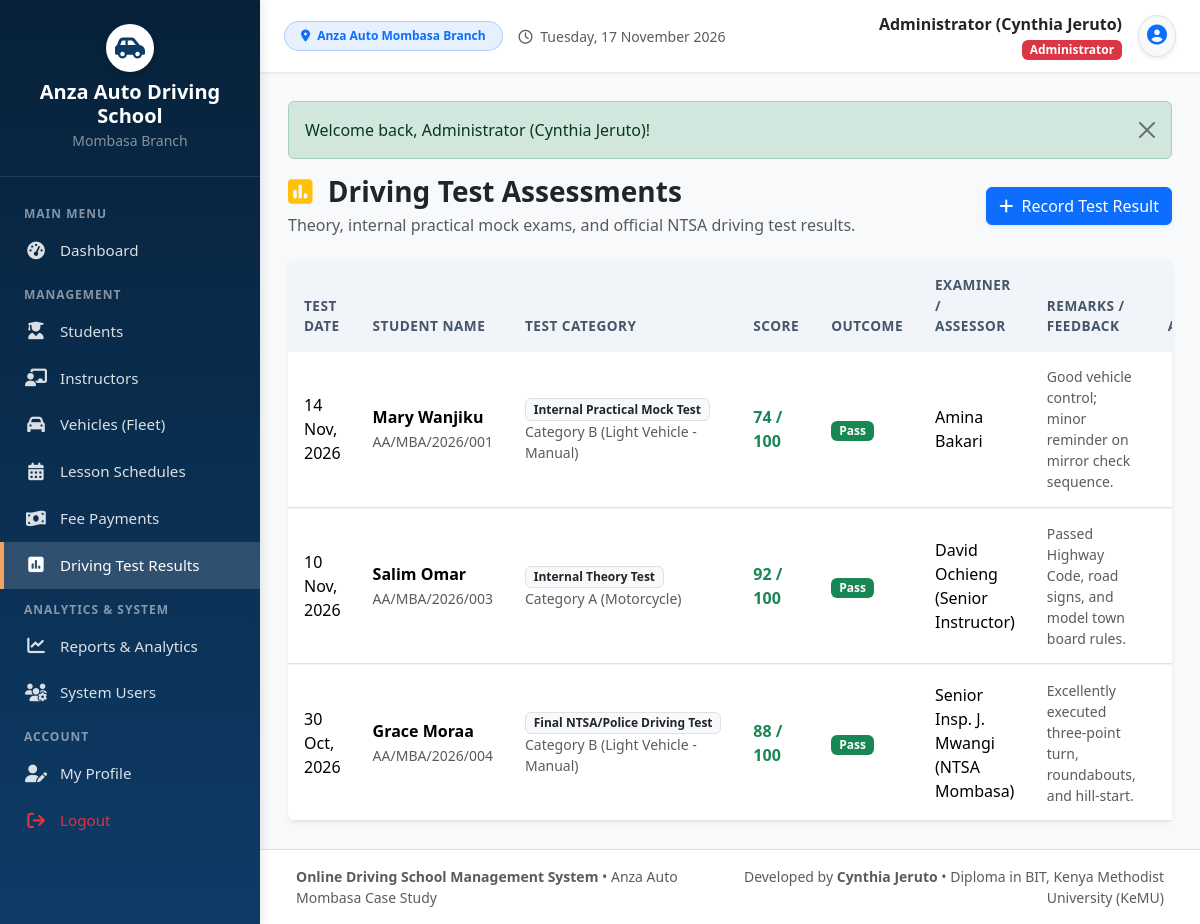
Screenshot of /test_results.php (signed in) with the database file from the repository.
### tables this page shows
CREATE TABLE `driving_test_results` (
  `result_id` INT(11) NOT NULL AUTO_INCREMENT,
  `student_id` INT(11) NOT NULL,
  `test_date` DATE NOT NULL,
  `test_type` ENUM('Internal Theory Test', 'Internal Practical Mock Test', 'Final NTSA/Police Driving Test') NOT NULL DEFAULT 'Internal Practical Mock Test',
  `score` INT(11) NOT NULL,
  `status` ENUM('Pass', 'Fail', 'Pending') NOT NULL DEFAULT 'Pass',
  `examiner_name` VARCHAR(100) NOT NULL,
  `remarks` TEXT DEFAULT NULL,
  `created_at` TIMESTAMP NOT NULL DEFAULT CURRENT_TIMESTAMP,
  PRIMARY KEY (`result_id`),
  KEY `fk_test_student` (`student_id`),
  CONSTRAINT `fk_test_student` FOREIGN KEY (`student_id`) REFERENCES `students` (`student_id`) ON DELETE CASCADE
);

CREATE TABLE `students` (
  `student_id` INT(11) NOT NULL AUTO_INCREMENT,
  `user_id` INT(11) DEFAULT NULL,
  `student_reg_no` VARCHAR(30) NOT NULL UNIQUE,
  `full_name` VARCHAR(100) NOT NULL,
  `gender` ENUM('Male', 'Female', 'Other') NOT NULL,
  `date_of_birth` DATE DEFAULT NULL,
  `phone` VARCHAR(20) NOT NULL,
  `email` VARCHAR(100) DEFAULT NULL,
  `national_id` VARCHAR(30) DEFAULT NULL,
  `address` VARCHAR(255) DEFAULT 'Mombasa',
  `course_category` VARCHAR(100) NOT NULL DEFAULT 'Category B (Light Vehicle - Manual)',
  `course_fee` DECIMAL(10,2) NOT NULL DEFAULT 15000.00,
  `registration_date` DATE NOT NULL,
  `status` ENUM('Enrolled', 'In Training', 'Test Ready', 'Completed', 'Dropped') NOT NULL DEFAULT 'Enrolled',
  `created_at` TIMESTAMP NOT NULL DEFAULT CURRENT_TIMESTAMP,
  PRIMARY KEY (`student_id`),
  KEY `fk_student_user` (`user_id`),
  CONSTRAINT `fk_student_user` FOREIGN KEY (`user_id`) REFERENCES `users` (`user_id`) ON DELETE SET NULL
);

### test_results.php (the view, shortened to what this page needs)
<?php
require_once __DIR__ . '/includes/header.php';
$sql = "
    SELECT tr.*, s.full_name AS student_name, s.student_reg_no, s.course_category
    FROM driving_test_results tr
    JOIN students s ON tr.student_id = s.student_id
    WHERE 1=1
";
$params = [];
$sql .= " ORDER BY tr.test_date DESC, tr.result_id DESC";
$stmt = $pdo->prepare($sql);
$stmt->execute($params);
$results = $stmt->fetchAll();
?>
<div class="d-flex justify-content-between align-items-center mb-4">
    <div>
        <h3 class="fw-bold mb-1 text-dark"><i class="fa-solid fa-square-poll-vertical text-warning me-2"></i> Driving Test Assessments</h3>
        <p class="text-muted mb-0">Theory, internal practical mock exams, and official NTSA driving test results.</p>
    </div>
    <?php if (has_role(['Administrator', 'Receptionist', 'Instructor'])): ?>
    <a href="test_result_add.php" class="btn btn-primary shadow-sm">
        <i class="fa-solid fa-plus me-1"></i> Record Test Result
    </a>
    <?php endif; ?>
</div>
<div class="card border-0 shadow-sm rounded-3">
    <div class="card-body p-0">
        <div class="table-responsive">
            <table class="table custom-table table-hover mb-0">
                <thead>
                    <tr>
                        <th>Test Date</th>
                        <th>Student Name</th>
                        <th>Test Category</th>
                        <th>Score</th>
                        <th>Outcome</th>
                        <th>Examiner / Assessor</th>
                        <th>Remarks / Feedback</th>
                        <?php if (has_role(['Administrator', 'Receptionist', 'Instructor'])): ?>
                        <th class="text-end">Actions</th>
                        <?php endif; ?>
                    </tr>
                </thead>
                <tbody>
                    <?php if (empty($results)): ?>
                        <tr><td colspan="8" class="text-center py-5 text-muted">No driving test results recorded yet.</td></tr>
                    <?php else: ?>
                        <?php foreach ($results as $r): ?>
                            <tr>
                                <td><?= format_date($r['test_date']) ?></td>
                                <td>
                                    <div class="fw-bold"><?= htmlspecialchars($r['student_name']) ?></div>
                                    <small class="text-muted"><?= htmlspecialchars($r['student_reg_no']) ?></small>
                                </td>
                                <td>
                                    <span class="badge bg-light text-dark border"><?= htmlspecialchars($r['test_type']) ?></span>
                                    <div class="small text-muted"><?= htmlspecialchars($r['course_category']) ?></div>
                                </td>
                                <td>
                                    <span class="fw-bold fs-6 <?= ($r['score'] >= 70) ? 'text-success' : 'text-danger' ?>">
                                        <?= $r['score'] ?> / 100
                                    </span>
                                </td>
                                <td>
                                    <span class="badge bg-<?= ($r['status'] === 'Pass') ? 'success' : (($r['status'] === 'Fail') ? 'danger' : 'warning text-dark') ?> px-2 py-1">
                                        <?= htmlspecialchars($r['status']) ?>
                                    </span>
                                </td>
                                <td><?= htmlspecialchars($r['examiner_name']) ?></td>
                                <td class="small text-muted" style="max-width: 200px;"><?= htmlspecialchars($r['remarks'] ?? '-') ?></td>
                                <?php if (has_role(['Administrator', 'Receptionist', 'Instructor'])): ?>
                                <td class="text-end">
                                </td>
                                <?php endif; ?>
                            </tr>
                        <?php endforeach; ?>
                    <?php endif; ?>
                </tbody>
            </table>
        </div>
    </div>
</div>
<?php require_once __DIR__ . '/includes/footer.php'; ?>

### assets/css/style.css (style rules this page uses)
:root { --primary-color: #0d3b66; --primary-dark: #07213a; --primary-light: #185a9d; --accent-color: #f4a261; --accent-hover: #e76f51; --bg-light: #f8f9fa; --sidebar-width: 260px; --text-dark: #2b2d42; --card-shadow: 0 4px 12px rgba(0, 0, 0, 0.05); }
body { font-family: 'Segoe UI', system-ui, -apple-system, sans-serif; background-color: var(--bg-light); color: var(--text-dark); min-height: 100vh; }
.custom-table { border-collapse: separate; border-spacing: 0; border-radius: 8px; overflow: hidden; background: #ffffff; }
.custom-table thead th { background-color: #f1f5f9; color: #475569; font-weight: 600; font-size: 0.85rem; text-transform: uppercase; letter-spacing: 0.5px; border: none; padding: 0.9rem 1rem; }
.custom-table tbody td { padding: 0.9rem 1rem; vertical-align: middle; border-top: 1px solid #f1f5f9; }

### rows the page displays
driving_test_results: test_date "14 Nov, 2026", student.full_name "Mary Wanjiku", student.student_reg_no "AA/MBA/2026/001", test_type "Internal Practical Mock Test", student.course_category "Category B (Light Vehicle - Manual)", score "74", status "Pass", examiner_name "Amina Bakari", remarks "Good vehicle control; minor reminder on mirror check sequence."
driving_test_results: test_date "10 Nov, 2026", student.full_name "Salim Omar", student.student_reg_no "AA/MBA/2026/003", test_type "Internal Theory Test", student.course_category "Category A (Motorcycle)", score "92", status "Pass", examiner_name "David Ochieng (Senior Instructor)", remarks "Passed Highway Code, road signs, and model town board rules."
driving_test_results: test_date "30 Oct, 2026", student.full_name "Grace Moraa", student.student_reg_no "AA/MBA/2026/004", test_type "Final NTSA/Police Driving Test", student.course_category "Category B (Light Vehicle - Manual)", score "88", status "Pass", examiner_name "Senior Insp. J. Mwangi (NTSA Mombasa)", remarks "Excellently executed three-point turn, roundabouts, and hill-start."

### other values shown
$_SESSION['full_name'] "Administrator (Cynthia Jeruto)"
$_SESSION['role'] "Administrator"
$flash['message'] "Welcome back, Administrator (Cynthia Jeruto)!"
